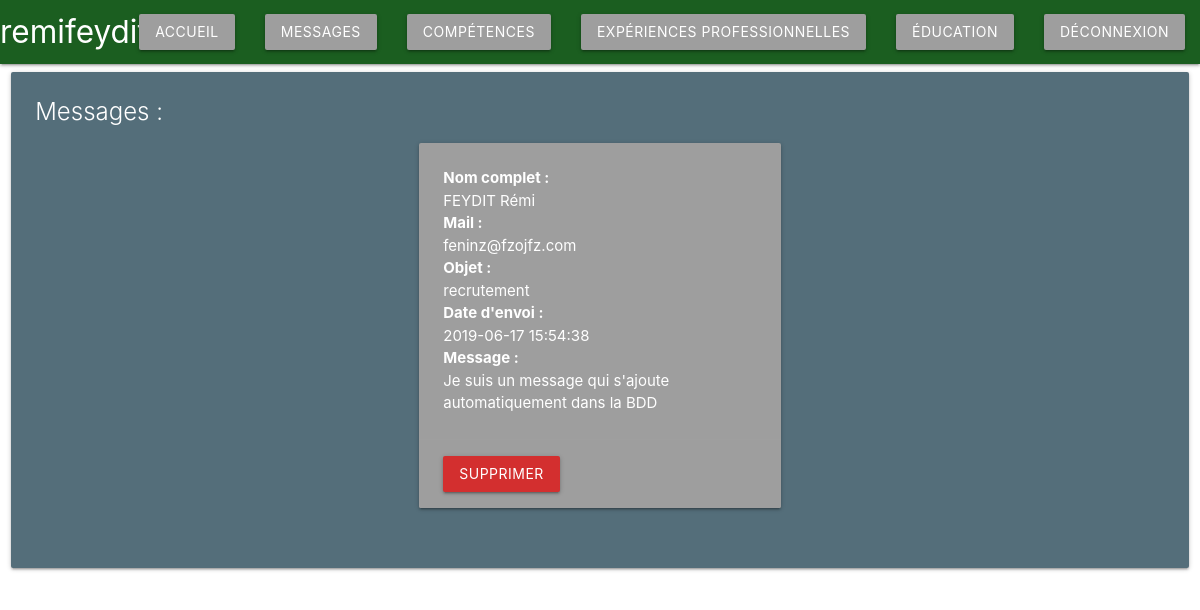
Screenshot of /CV/dashboard/message.php (signed in) with the database file from the repository.
### tables this page shows
CREATE TABLE `contact` (
  `id` int(11) NOT NULL,
  `name` varchar(50) DEFAULT NULL,
  `subject` varchar(50) DEFAULT NULL,
  `mail` varchar(50) DEFAULT NULL,
  `message` text,
  `sendingDate` varchar(50) DEFAULT NULL,
  `idAdmin` int(11) DEFAULT NULL
);

### CV/dashboard/message.php (the view, shortened to what this page needs)
<!DOCTYPE html>
<html lang="en">
<head>
    <?php
    include_once("../include/head.php");
    $pdo = connectPDO();
    ?>
</head>
<body>
<?php
include_once("../include/header.php");
?>
<div class="row">
    <div class="col s12 m12">
      <div class="card blue-grey darken-1">
        <div class="card-content white-text">
          <span class="card-title">Messages :</span>
          <?php
          $query = $pdo->prepare('SELECT * FROM Contact');
          $query->execute();
          $messages = $query->fetchAll();
          foreach ($messages as $message)
          {
        ?>
          <div class="row">
          <div class="col s12 m4"></div>
            <div class="col s12 m4">
            <div class="card grey">
                <div class="card-content white-text">
            <p><b>Nom complet : </b></p>
            <p><?php echo $message['name']?></p>
            <p><b>Mail : </b></p>
            <p><?php echo $message['mail']?></p>
            <p><b>Objet : </b></p>
            <p><?php echo $message['subject']?></p>
            <p><b>Date d'envoi : </b></p>
            <p><?php echo $message['sendingDate']?></p>
            <p><b>Message : </b></p>
            </p><?php echo $message['message']?></p>
        </div>
        <div class="card-action">
            <a class="waves-effect waves-light btn red darken-2 white-text" href="./delete/deleteMessage.php?id=<?php echo $message['id']; ?>">Supprimer</a>
        </div>
      </div>
      <div class="col s12 m4"></div>
    </div>
  </div>
          <?php } ?>
        </div>
      </div>
    </div>
  </div>
</body>
</html>

### rows the page displays
contact: name "FEYDIT Rémi", mail "feninz@fzojfz.com", subject "recrutement", sendingDate "2019-06-17 15:54:38", message "Je suis un message qui s'ajoute automatiquement dans la BDD"
